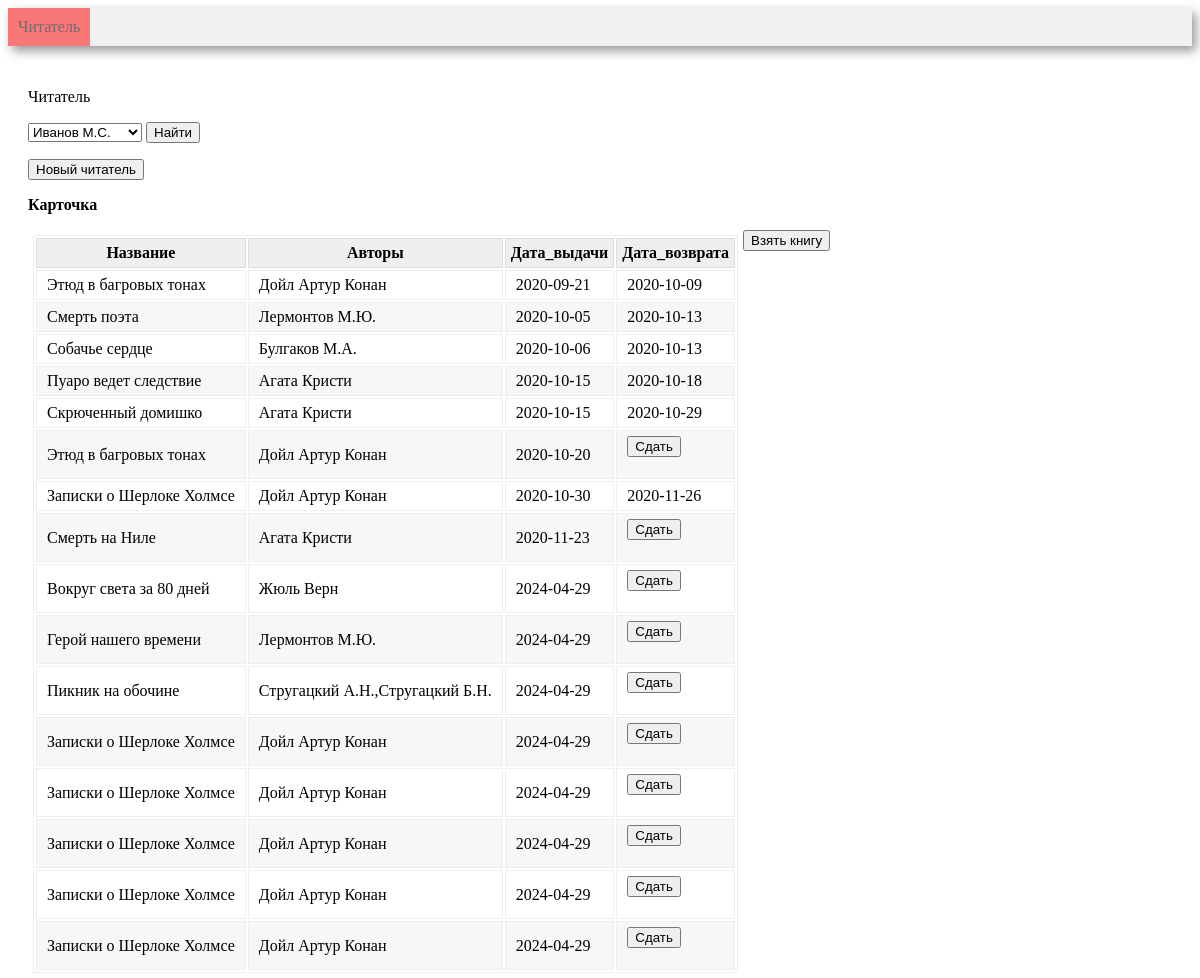
The page / on the database its author committed.
### tables this page shows
CREATE TABLE reader (
       reader_id INTEGER PRIMARY KEY AUTOINCREMENT,
	   reader_name VARCHAR(30)
);

CREATE TABLE book (
      book_id INTEGER PRIMARY KEY AUTOINCREMENT, 
	  title VARCHAR(80),
      genre_id int, 
      publisher_id INT,
      year_publication INT,
      available_numbers INT, 
      FOREIGN KEY (genre_id)  REFERENCES genre (genre_id) ON DELETE CASCADE,
      FOREIGN KEY (publisher_id)  REFERENCES publisher (publisher_id) ON DELETE CASCADE
);

CREATE TABLE book_reader (
      book_reader_id INTEGER PRIMARY KEY AUTOINCREMENT, 
      book_id int, 
      reader_id INT,
	  borrow_date DATE, 
	  return_date DATE,
      FOREIGN KEY (book_id)  REFERENCES book (book_id) ON DELETE CASCADE,
      FOREIGN KEY (reader_id)  REFERENCES reader (reader_id) ON DELETE CASCADE
);

### controllers/index.py (the view)
@app.route('/', methods=['get'])
def index():
    conn = get_db_connection()
    if request.values.get('reader'):
        reader_id = int(request.values.get('reader'))
        session['reader_id'] = reader_id
    elif request.values.get('new_reader'):
        new_reader = request.values.get('new_reader')
        session['reader_id'] = get_new_reader(conn, new_reader)
    elif request.values.get('Сдать'):
        book_reader_id = int(request.values.get['book_reader_id'])
        return_book(conn, book_reader_id, session['reader_id'])
    elif request.values.get('Выбрать'):
        reader_id = session['reader_id']
        book_id = int(request.values.get('book_id'))
        add_book_reader(conn, reader_id, book_id)
    elif request.values.get('reader_id'):
        reader_id = int(request.values.get('reader_id'))
        session['reader_id'] = reader_id
    elif request.values.get('noselect'):
        a = 1
    else:
        session['reader_id'] = 1
    df_reader = get_reader(conn)
    df_book_reader = get_book_reader(conn, session['reader_id'])
    html = render_template(
        'index.html',
        reader_id = session['reader_id'],
        combo_box = df_reader,
        book_reader = df_book_reader,
        len = len)
    return html

### models/index_model.py (called while the page is built)
def get_reader(conn):
    return pd.read_sql(
        '''SELECT * FROM reader''', conn)

def get_book_reader(conn, reader_id):
    return pd.read_sql(
        '''WITH get_authors(book_id, authors_name)
        AS (
        SELECT book_id, GROUP_CONCAT(author_name)
        FROM author JOIN book_author USING (author_id)
        GROUP BY book_id
        )

        SELECT title as Название, authors_name as Авторы,
        borrow_date as Дата_выдачи, return_date as Дата_возврата,
        book_reader_id
        FROM reader
        JOIN book_reader USING (reader_id)
        JOIN book USING (book_id)
        JOIN get_authors USING (book_id)
        WHERE reader.reader_id = :id
        ORDER BY 3
    ''', conn, params={"id": reader_id})

### utils.py (called while the page is built)
def get_db_connection():
    return sqlite3.connect('library.sqlite')

### templates/index.html (shortened to what this page needs)
<html>
    <head>
        <link rel="stylesheet" type="text/css" href="/static/css/main.css" />
    {% macro render_table(table_name, relation) %}
        <p>
            <b>{{table_name}}</b>
        </p>
        {% set n = len(relation) %}
        <table class = table>
            <tr>
                {% for name in relation.dtypes.index %}
                    {% if name != "book_reader_id" %}
                        <th>{{name}}</th>
                    {% endif %}
                {% endfor %}
            </tr>
            <tbody>
                {% for i in range(n) %}
                <tr>
                    {% for name in relation.dtypes.index %}
                        {% if name != "book_reader_id" %}
                        <td>
                            {% if relation.loc[i, name] == None %}
                                <form action="" method="GET">
                                    <input type="submit" value="Сдать" name=Сдать>
                                </form>
                            {% else %}
                                {{ relation.loc[i, name] }}
                            {% endif %}
                        </td>
                        {% endif %}
                    {% endfor %}
                </tr>
                {% endfor %}
            </tbody>
        </table>
    {% endmacro %}
    </head>
    <body>
        <div class=menu>
            <ul>
                <li class = active><a href={{ url_for('index') }}>Читатель</a></li>
            </ul>
        </div>
        <div class = block>
            <p> Читатель
                <form action="" method="get">
                    <select name="reader">
                        {% set n = len(combo_box) %}
                            {% for i in range(n) %}
                                {% set id_r = combo_box.loc[i, "reader_id"] %}
                                    {% if id_r == reader_id %}
                                        <option selected value={{id_r}}>
                                    {% else %}
                                        <option value={{id_r}}>
                                    {% endif %}
                                        {{ combo_box.loc[i, "reader_name"] }}
                                    </option>
                            {% endfor %}
                    </select>
                    <input type="submit" value="Найти">
                </form>
            </p>
            <p>
                <form action={{url_for('new_reader')}} method="get">
                    <input type="submit" value="Новый читатель">
                </form>
            </p>
            {{render_table('Карточка', book_reader)}}
            <p>
                <form action={{url_for('search')}} method="get">
                    <input type="submit" value="Взять книгу">
                </form>
            </p>
        </div>
    </body>
</html>

### static/CSS/main.css (style rules this page uses)
.menu { background-color: #f1f1f1; box-shadow: 4px 5px 10px rgba(0, 0, 0, 0.4); width: 100%; }
.menu li { display: inline-block; vertical-align: top; padding: 10px; color: #6f6d6d; }
.menu a { text-decoration: none; color: #6f6d6d; }
.menu ul { padding: 0px; }
.active { background-color: #f87777; color: #f8f8f8; }
.block { padding: 10px 20px; }
.table { border: 1px solid #eee; table-layout: fixed; margin: 5px; float: left; }
.table th { font-weight: bold; padding: 5px; background: #efefef; border: 1px solid #dddddd; }
.table td { padding: 5px 10px; border: 1px solid #eee; text-align: left; }
.table tbody tr:nth-child(odd) { background: #fff; }
.table tbody tr:nth-child(even) { background: #F7F7F7; }

### rows shown on the page
reader: reader "Иванов М.С."
book: title "Этюд в багровых тонах" "Этюд в багровых тонах"
book_reader: borrow_date "2020-09-21" "2020-10-09"
book: title "Смерть поэта"
book_reader: borrow_date "2020-10-05" "2020-10-13"
book: title "Собачье сердце"
book_reader: borrow_date "2020-10-06" "2020-10-13"
book: title "Пуаро ведет следствие"
book_reader: borrow_date "2020-10-15" "2020-10-18"
book: title "Скрюченный домишко"
book_reader: borrow_date "2020-10-15" "2020-10-29"
book_reader: borrow_date "2020-10-20"
book: title "Записки о Шерлоке Холмсе" "Записки о Шерлоке Холмсе" "Записки о Шерлоке Холмсе" "Записки о Шерлоке Холмсе" "Записки о Шерлоке Холмсе" "Записки о Шерлоке Холмсе"
book_reader: borrow_date "2020-10-30" "2020-11-26"
book: title "Смерть на Ниле"
book_reader: borrow_date "2020-11-23"
book: title "Вокруг света за 80 дней"
book_reader: borrow_date "2024-04-29"
book: title "Герой нашего времени"
book_reader: borrow_date "2024-04-29"
book: title "Пикник на обочине"
book_reader: borrow_date "2024-04-29"
book_reader: borrow_date "2024-04-29"
book_reader: borrow_date "2024-04-29"
book_reader: borrow_date "2024-04-29"
book_reader: borrow_date "2024-04-29"
book_reader: borrow_date "2024-04-29"

### other values the page prints
{{ table_name }} "Карточка"
{{ name }} "Название" "Авторы" "Дата_выдачи" "Дата_возврата"
{{ relation.loc[i, name] }} "Дойл Артур Конан" "Лермонтов М.Ю." "Булгаков М.А." "Агата Кристи" "Агата Кристи" "Дойл Артур Конан" "Дойл Артур Конан" "Агата Кристи" "Жюль Верн" "Лермонтов М.Ю." "Стругацкий А.Н.,Стругацкий Б.Н." "Дойл Артур Конан" "Дойл Артур Конан" "Дойл Артур Конан" "Дойл Артур Конан" "Дойл Артур Конан"
